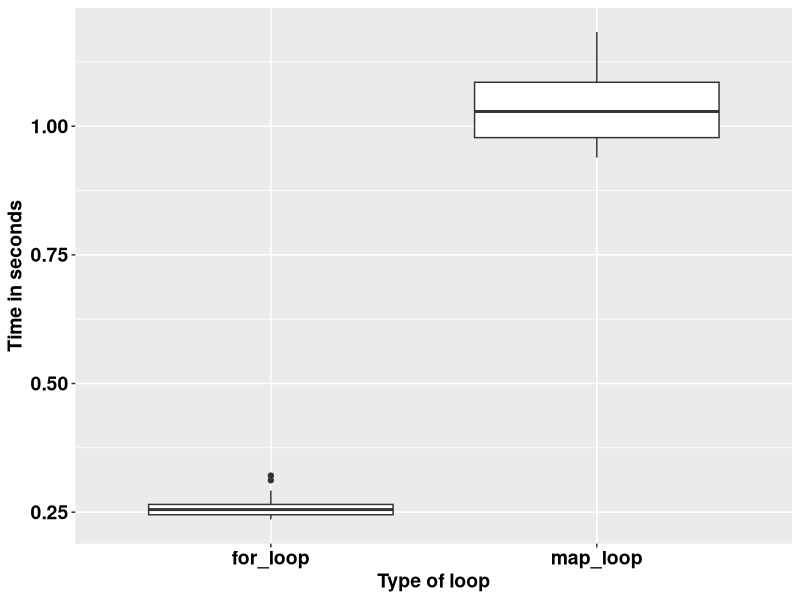

Here is the R script that generated this plot:
## ---- chunk 1
knitr::opts_chunk$set(echo = TRUE)
## ---- chunk 2
square <- function(a) a**2
square(3)
## ---- chunk 3
square <- function(b){ # Create the function name, called squa
  b**2
}
square(3)
## ---- chunk 4
square <- function(c){ 
  product <- c**2
  return(product)
}
square(3)
## ---- chunk 5
square <- function(d){
  product <- d**2
  print(product)
}
square(5)
## ---- chunk 6
square <- function(e){
  product <- e**2
  (product)
}
square(9)
## ---- chunk 7
square <- function(f){
  product <- f**2
  show(product)
}
square(9)
## ---- chunk 8
square_root <- function(b){
  product <- b^0.5
  return(product/2)
}
square_root(9)
## ---- chunk 9
square_root
## ---- chunk 10
square(-10:10)
## ---- chunk 11
square_root(c(-26, 1:15, 158))
## ---- chunk 12
m <- list(12, 18, 345)
square_root(m[[2]])
## ---- chunk 13
rescale <- function(x){
  m <- mean(x)
  s <- sd(x)
  (x - m) / s
}
rescale(c(-52, 58, 46, 99))
## ---- chunk 14
rescale <- function(x, only_translate){
  m <- mean(x)
  translated <- x - m
  if (only_translate) return(translated)
  s <- sd(x)
  translated / s
}

rescale(x = 1:6, only_translate = TRUE)
## ---- chunk 15
rescale <- function(x, only_translate){
  m <- mean(x)
  translated <- x - m
  if (only_translate) return(translated)
  s <- sd(x)
  translated / s
}

rescale(x = 1:4, only_translate = FALSE)
## ---- chunk 16
rescale(only_translate = TRUE, x = 1:4)
## ---- chunk 17
rescale(x = 1:4, TRUE)
rescale(TRUE, x = 1:4)
rescale(1:4, only_translate = T)
rescale(only_translate = T, 1:4)
## ---- chunk 18
rescale(1:4, o = T)
rescale(o = T, 1:4)
## ---- chunk 19
rescale <- function(x, only_translate = FALSE){
  m <- mean(x)
  translated <- x - m
  if(only_translate) return(translated)
  s <- sd(x)
  translated / s
}
## ---- chunk 20
rescale(1:4) # This runs with only_translate being taken as FALSE by default.
## ---- chunk 21
rescale <- function(x, ...){
  m <- mean(x, ...)
  s <- sd(x, ...)
  (x - m) / s
}

rescale(1:4) # 
## ---- chunk 22
x <- c(NA, 1:3)
rescale(x)
## ---- chunk 23
x <- c(NA, 1:3)
rescale(x, na.rm = TRUE)
## ---- chunk 24
some_function <- function(x) x
other_function <- function(x, ...) x
# some_function(1:4, foo = "bar") # This does not run because there was no allowance.
other_function(1:4, foo = "bar")

## ---- chunk 25
f <- function(...) list(...)
g <- function(x, y, ...) f(...)
g(x = 1, y = 2, z = 3, w = 4)
## ---- chunk 26
compare_rasters <- function(x) {
  if (sum(x > 0.5, na.rm = TRUE) > 7) {
    return(1)
  } else {
    return(0)
  }
  
}
## ---- chunk 27
library(tidyverse)
volumes <- rnorm(1000000)

for_loop <- vector()

for (k in 1:20) {
  for_loop[k] <- system.time(for (i in 1:length(volumes)) {
    2.3 * volumes[i] ^ 9
  })
}

map_loop <- vector()
for (j in 1:20) {
  map_loop[j] <- system.time(map_vec(volumes, \(x) 2.3 * x ^ 9))
}
## ---- chunk 28
data.frame(for_loop = for_loop, map_loop = map_loop) %>% 
  gather(key = "key", value = "value") %>% 
  ggplot(aes(key, value)) +
  geom_boxplot() +
  labs(x = "Type of loop",
       y = "Time in seconds") +
  theme(text = element_text(size = 14, face = "bold", colour = "black")) +
  theme(axis.text = element_text(size = 14, face = "bold", colour = "black"))
